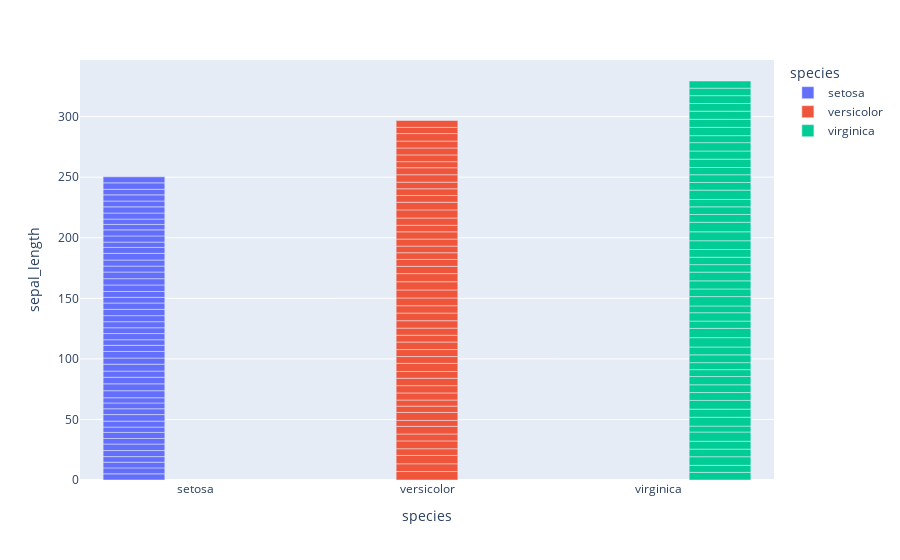

The cell this chart's notebook holds for it:
### Code cell
df = px.data.iris()
fig=px.bar(df, x='species', y='sepal_length',
               color='species', barmode='group')
fig.show()

### Figure 1 — Plotly figure (JSON) as saved in the notebook; plotly's stock layout.template omitted (floating-point values rounded to 4 significant figures)
{"data": [{"alignmentgroup": "True", "hovertemplate": "species=%{x}<br>sepal_length=%{y}<extra></extra>", "legendgroup": "setosa", "marker": {"color": "#636efa", "pattern": {"shape": ""}}, "name": "setosa", "offsetgroup": "setosa", "orientation": "v", "showlegend": true, "textposition": "auto", "type": "bar", "x": ["setosa", "setosa", "setosa", "setosa", "setosa", "setosa", "setosa", "setosa", "setosa", "setosa", "setosa", "setosa", "setosa", "setosa", "setosa", "setosa", "setosa", "setosa", "setosa", "setosa", "setosa", "setosa", "setosa", "setosa", "setosa", "setosa", "setosa", "setosa", "setosa", "setosa", "setosa", "setosa", "setosa", "setosa", "setosa", "setosa", "setosa", "setosa", "setosa", "setosa", "setosa", "setosa", "setosa", "setosa", "setosa", "setosa", "setosa", "setosa", "setosa", "setosa"], "xaxis": "x", "y": [5.1, 4.9, 4.7, 4.6, 5, 5.4, 4.6, 5, 4.4, 4.9, 5.4, 4.8, 4.8, 4.3, 5.8, 5.7, 5.4, 5.1, 5.7, 5.1, 5.4, 5.1, 4.6, 5.1, 4.8, 5, 5, 5.2, 5.2, 4.7, 4.8, 5.4, 5.2, 5.5, 4.9, 5, 5.5, 4.9, 4.4, 5.1, 5, 4.5, 4.4, 5, 5.1, 4.8, 5.1, 4.6, 5.3, 5], "yaxis": "y"}, {"alignmentgroup": "True", "hovertemplate": "species=%{x}<br>sepal_length=%{y}<extra></extra>", "legendgroup": "versicolor", "marker": {"color": "#EF553B", "pattern": {"shape": ""}}, "name": "versicolor", "offsetgroup": "versicolor", "orientation": "v", "showlegend": true, "textposition": "auto", "type": "bar", "x": ["versicolor", "versicolor", "versicolor", "versicolor", "versicolor", "versicolor", "versicolor", "versicolor", "versicolor", "versicolor", "versicolor", "versicolor", "versicolor", "versicolor", "versicolor", "versicolor", "versicolor", "versicolor", "versicolor", "versicolor", "versicolor", "versicolor", "versicolor", "versicolor", "versicolor", "versicolor", "versicolor", "versicolor", "versicolor", "versicolor", "versicolor", "versicolor", "versicolor", "versicolor", "versicolor", "versicolor", "versicolor", "versicolor", "versicolor", "versicolor", "versicolor", "versicolor", "versicolor", "versicolor", "versicolor", "versicolor", "versicolor", "versicolor", "versicolor", "versicolor"], "xaxis": "x", "y": [7, 6.4, 6.9, 5.5, 6.5, 5.7, 6.3, 4.9, 6.6, 5.2, 5, 5.9, 6, 6.1, 5.6, 6.7, 5.6, 5.8, 6.2, 5.6, 5.9, 6.1, 6.3, 6.1, 6.4, 6.6, 6.8, 6.7, 6, 5.7, 5.5, 5.5, 5.8, 6, 5.4, 6, 6.7, 6.3, 5.6, 5.5, 5.5, 6.1, 5.8, 5, 5.6, 5.7, 5.7, 6.2, 5.1, 5.7], "yaxis": "y"}, {"alignmentgroup": "True", "hovertemplate": "species=%{x}<br>sepal_length=%{y}<extra></extra>", "legendgroup": "virginica", "marker": {"color": "#00cc96", "pattern": {"shape": ""}}, "name": "virginica", "offsetgroup": "virginica", "orientation": "v", "showlegend": true, "textposition": "auto", "type": "bar", "x": ["virginica", "virginica", "virginica", "virginica", "virginica", "virginica", "virginica", "virginica", "virginica", "virginica", "virginica", "virginica", "virginica", "virginica", "virginica", "virginica", "virginica", "virginica", "virginica", "virginica", "virginica", "virginica", "virginica", "virginica", "virginica", "virginica", "virginica", "virginica", "virginica", "virginica", "virginica", "virginica", "virginica", "virginica", "virginica", "virginica", "virginica", "virginica", "virginica", "virginica", "virginica", "virginica", "virginica", "virginica", "virginica", "virginica", "virginica", "virginica", "virginica", "virginica"], "xaxis": "x", "y": [6.3, 5.8, 7.1, 6.3, 6.5, 7.6, 4.9, 7.3, 6.7, 7.2, 6.5, 6.4, 6.8, 5.7, 5.8, 6.4, 6.5, 7.7, 7.7, 6, 6.9, 5.6, 7.7, 6.3, 6.7, 7.2, 6.2, 6.1, 6.4, 7.2, 7.4, 7.9, 6.4, 6.3, 6.1, 7.7, 6.3, 6.4, 6, 6.9, 6.7, 6.9, 5.8, 6.8, 6.7, 6.7, 6.3, 6.5, 6.2, 5.9], "yaxis": "y"}], "layout": {"autosize": true, "barmode": "group", "legend": {"title": {"text": "species"}, "tracegroupgap": 0}, "margin": {"t": 60}, "xaxis": {"anchor": "y", "autorange": true, "categoryarray": ["setosa", "versicolor", "virginica"], "categoryorder": "array", "domain": [0, 1], "range": [-0.5, 2.5], "title": {"text": "species"}, "type": "category"}, "yaxis": {"anchor": "x", "autorange": true, "domain": [0, 1], "range": [0, 346.7], "title": {"text": "sepal_length"}, "type": "linear"}}}
